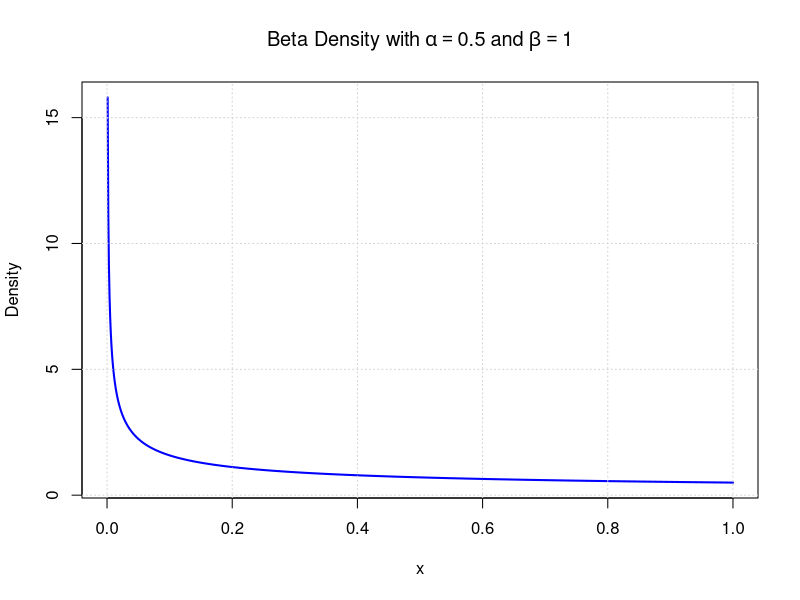

Here is the R script that generated this plot:
plot_beta_density <- function(alpha, beta, from = 0, to = 1, n = 1000, ...) {
  if (alpha <= 0 || beta <= 0) {
    stop("Alpha and Beta must be positive.")
  }
  
  # Sequence of x values between 0 and 1
  x <- seq(from, to, length.out = n)
  
  # Beta density values
  y <- dbeta(x, alpha, beta)
  
  # Plot
  plot(x, y, type = "l", lwd = 2, col = "blue",
       main = bquote("Beta Density with" ~ alpha == .(alpha) ~ "and" ~ beta == .(beta)),
       xlab = "x", ylab = "Density", ...)
  
  # Optionally add a grid
  grid()
}

plot_beta_density(0.5, 1)
